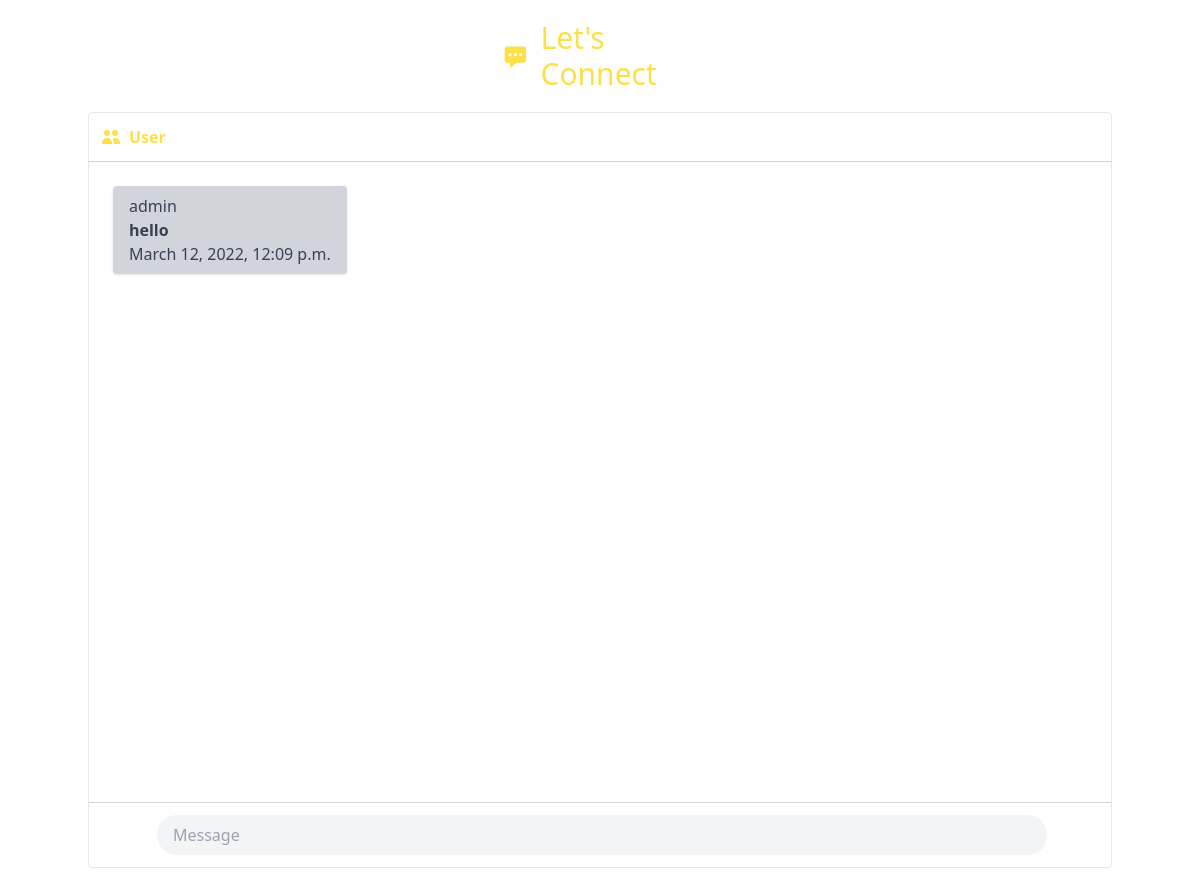
The page /chat/ (signed in) on the database as committed earlier.
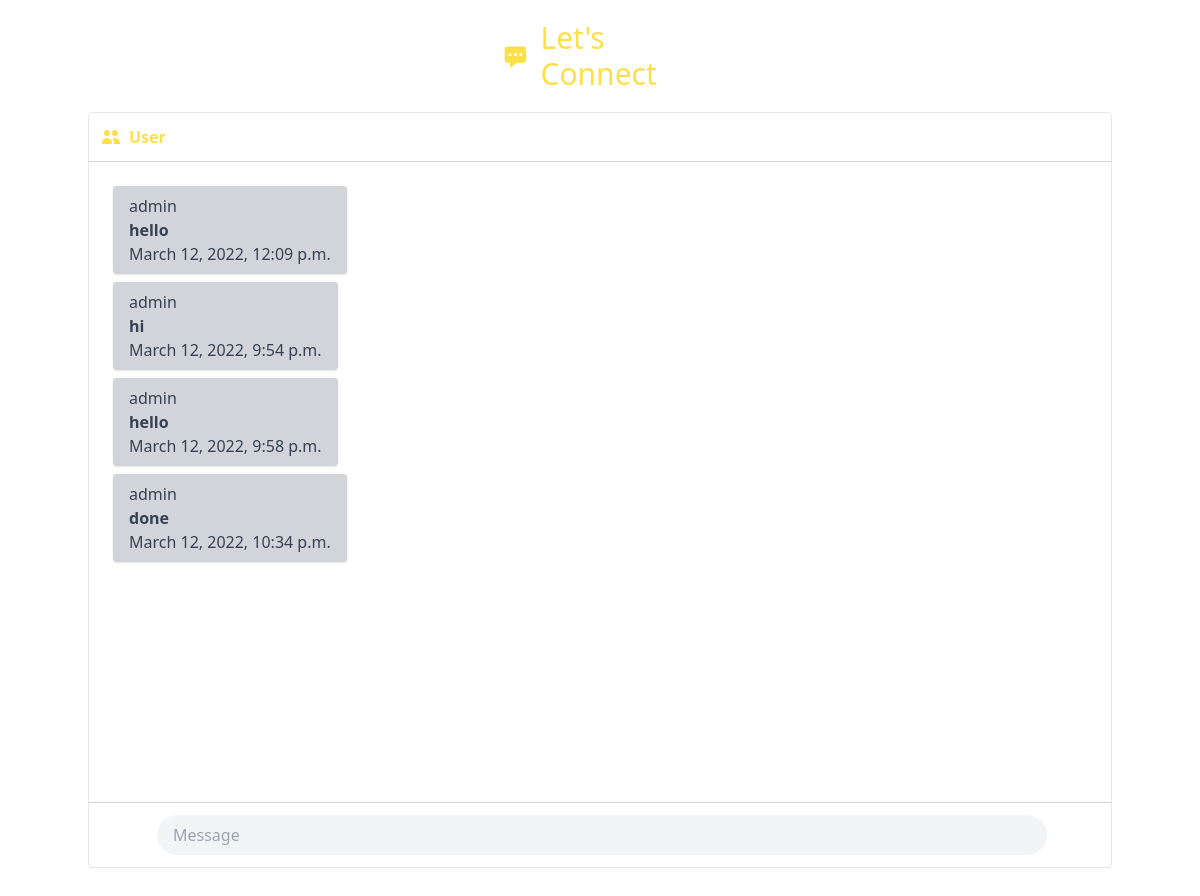
The same page on the database as committed later.
### chat/models.py (models this page shows)
class Message(models.Model):
    user = models.ForeignKey(md.Seller, on_delete=models.CASCADE)
    message = models.CharField(max_length=5000)
    timestamp = models.DateTimeField(auto_now=True)

### shop/models.py (models this page shows, shortened)
class Seller(models.Model):
    user = models.ForeignKey(User, on_delete=models.CASCADE)
    phone = models.CharField(max_length=13)
    address = models.TextField()

### chat/views.py (the view)
# urls.py: path('', views.index, name="blog"),
@login_required(login_url='/login')
def index(request):
    try:
        seller = Seller.objects.get(user=request.user)
    except:
        return redirect('/shop')
    messages = Message.objects.all()
    context = {
        'msgs': messages
    }
    return render(request, 'chat/chatbox2.html', context = context)

### chat/templates/chat/chatbox2.html (shortened to what the changed rows need)
<!DOCTYPE html>
<html lang="en">
  <head>
    <script src="https://cdn.tailwindcss.com"></script>
  </head>
  <body style= "background:url(https://media.istockphoto.com/vectors/reaching-hands-vector-id1220744197?k=20&m=1220744197&s=612x612&w=0&h=z5hHdmdSecbd8m3yoe4qgAGTELLQRRhGTMg9lGOHfNQ=); background-repeat:no-repeat; background-attachment:fixed; background-size:100% 100%;"></body>
    <div class="container mx-auto">
      <div class="max-w-10xl border rounded">
        <div>
          <div class="w-full">
            <div class="relative w-full p-6 overflow-y-auto h-[40rem]">
              <ul class="space-y-2" id="mychat">
                {% for message in msgs %}
                <li class="flex justify-start">
                  <div class="relative max-w-xl px-4 py-2 text-gray-700 bg-gray-300 rounded shadow">
                    <span class="user-center">{{message.user.user.username}}</span>
                    <div class="block font-bold">{{message.message}}</div>
                    <span class="time-left">{{message.timestamp}}</span>
                  </div>
                </li>
                {% endfor %}
              </ul>
            </div>
          </div>
        </div>
      </div>
    </div>
  </body>
</html>

Rows that differ between the two databases and show on the page:
added Message: user.user.username "admin", message "hi", timestamp "March 12, 2022, 9:54 p.m."
added Message: user.user.username "admin", message "hello", timestamp "March 12, 2022, 9:58 p.m."
added Message: user.user.username "admin", message "done", timestamp "March 12, 2022, 10:34 p.m."
